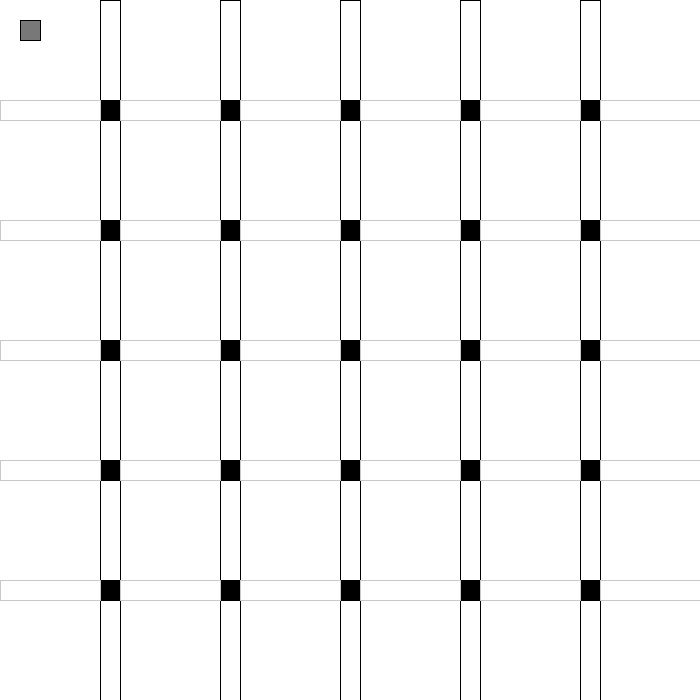
Frame 1 (no input)
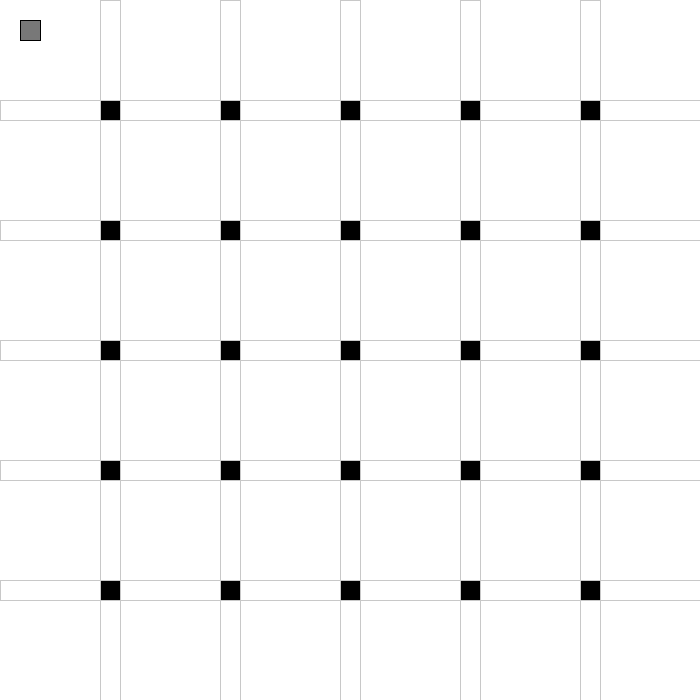
Frame 60 (the mouse pressed at the canvas centre just before this capture)
Frame 120 (the mouse held since frame 60 and released just before this capture): identical to frame 60, image omitted

The Processing sketch that drew these frames (run headless with seeded random() and noise(); from frame 60 on, the mouse is pressed at the canvas centre):

// Processing sketch: maze_lol
// ── maze_lol.pde
int state = 1;
boolean solveMaze = true;

int [][] verticalVariables = new int [30][3];
Verticalwall [] verticalwalls = new Verticalwall[30];

int [][] horizontalVariables = new int [30][3];
Horizontalwall [] horizontalwalls = new Horizontalwall[30];

boolean [][] wasHere =  new boolean [width][height];
boolean [][] correctPath = new boolean [width] [height];
int startX = 0, startY = 0;
int end, endX = 10, endY = 10;

void setup() {
  size(700,700); 
  background(255);
  fill(120);
  rect(20,20,20,20);
}

void draw(){ 
switch(state) {
  case 1: 
  buildMaze();
  
  break;
  
  case 2: 
  
  if (solveMaze) {
  
  for (int x = 0; x < myMaze.length; x++) {
    for (int y = 0; y<myMaze[x].length; y++) {
      wasHere[x][y] = false;
      correctPath[x][y] = false;
    }
  }

 boolean b = recursiveSolve(startX,startY);
 if (b){
   
   //for (int i = 0; i < correctPath.length; i ++) {
   //  for (int j = 0; j < correctPath[i].length; j++) {
       
   //    if (correctPath[i][j]) {
   //      fill (255, 0, 255);
   //    } else { fill( 0);}
   //    rect (20 + (j*20), 20 + (i *20), 20, 20);
   //  }
   //}
   
 }
 solveMaze = false;
 state = 3;  
  }
 break;
 
 case 3:
 
 break;
}
}

// ── buildMaze.pde
Verticalwall vv;
Horizontalwall hh;
boolean [] wallPressed = new boolean [30]; 
boolean [] wallPressedH = new boolean [30]; 
int [] vvwalls = new int [30];
int [] hhwalls = new int [30];

void buildMaze (){ 
verticalVariables = verticalHell();
horizontalVariables = horizontalHell();

for (int i = 100; i<700; i=i+120) {
  for (int j = 100; j<700; j=j+120) {
  fill(0);
  rect(i, j, 20, 20);
}
}
  
for (int i = 0; i < 30; i ++ ) {  

          if (wallPressed[i]) {
           vvwalls[i] = 1;
         } else {
            vvwalls[i] = 0;
         }

         vv = new Verticalwall(verticalVariables[i][1], verticalVariables [i][2], wallPressed[i]);
         vv.display();  
    
}

for (int i = 0; i < 30; i ++ ) {  

          if (wallPressedH[i]) {
           hhwalls[i] = 1;
         } else {
            hhwalls[i] = 0;
         }
         hh = new Horizontalwall(horizontalVariables[i][1], horizontalVariables[i][2], wallPressedH[i]);
         hh.display();  
    
}

}
 
 
class Verticalwall{
  
  int xpos, ypos;
  boolean status;
  boolean show; 
  color fill; 
  
  
  Verticalwall (int tempXpos, int tempYpos, boolean tempStatus) {
    xpos = tempXpos;
    ypos = tempYpos;
    status = tempStatus;
    
  }

  void display() {
    
    if (!status) {
       fill(255);
    } else if (status) {
      fill (0);
    }    
    rect (xpos, ypos, 20, 100); 
  }; 

}

class Horizontalwall{
  
  int xpos, ypos;
  boolean status;
  boolean show; 
  color fill; 
  
  
  Horizontalwall (int tempXpos, int tempYpos, boolean tempStatus) {
    xpos = tempXpos;
    ypos = tempYpos;
    status = tempStatus;
    
  }

  void display() {
    stroke(200);
    if (!status) {
       fill(255);
    } else if (status) {
      fill (0);
    }    
    rect (xpos, ypos, 100, 20); 
  }; 

}

// ── mousePressed.pde
void mousePressed() {
  verticalClicked();
  horizontalClicked();
  startSolving();
}

void verticalClicked() {
  for (int e = 0; e < verticalwalls.length; e++) {
    if (mouseX >= verticalVariables[e][1] && mouseX <= verticalVariables[e][1] + 20 
    && mouseY >= verticalVariables[e][2] && mouseY <= verticalVariables[e][2] + 100) {    
      if (wallPressed[e]==false) {
          wallPressed[e] = true;
          }
          else {
            wallPressed[e] = false;
          }
    }
  }
}

void horizontalClicked() {
  for (int e = 0; e < horizontalwalls.length; e++) {
    if (mouseX >= horizontalVariables[e][1] && mouseX <= horizontalVariables[e][1] + 100 
    && mouseY >= horizontalVariables[e][2] && mouseY <= horizontalVariables[e][2] + 20) {    
      if (wallPressedH[e]==false) {
          wallPressedH[e] = true;
          }
          else {
            wallPressedH[e] = false;
          }
        
    }
  }
}

void startSolving() {

    if (mouseX >=  20 && mouseX <= 40 
    && mouseY >= 20 && mouseY <= 40) {    
     state = 2;
    }
  
}

// ── recursiveSolve.pde
boolean recursiveSolve(int x, int y) {
  
  
  
  if (x == endX && y == endY) { 
   println("Maze Solved");
   return true;
  }
   
   if (wasHere[x][y]) {
     println("Already Here At " + x + "+" + y);
     correctPath[x][y] = false;

     return false;
   }
   
   if (myMaze[x][y] == 1) {
     println("Wrong path at " + x + y);
     return false;

   }
  
  if (myMaze[x][y] == 0) {
    println("At Valid Position "+ x+ "+"+ y);
    wasHere[x][y] = true;
    fill(0);
          rect(x*120, y*120, 20,20);
    
        if (x != 0) {
            if (recursiveSolve(x-1, y)) { 
                correctPath[x][y] = true; 
                return true;
            }
        }
        if (x != myMaze.length - 1) { 
            if (recursiveSolve(x+1, y)) { 
                correctPath[x][y] = true;
                return true;
            }
        }
        if (y != 0) { 
            if (recursiveSolve(x, y-1)) { 
                correctPath[x][y] = true;
                return true;
            }
        }
        if (y != myMaze[x].length - 1) {
            if (recursiveSolve(x, y+1)) { 
                correctPath[x][y] = true;
                return true;
            }
        }
  }
return false;
}

// ── variableDump.pde
// 0 = no wall 
// 1 = there is a wall

int path = 0, pole = 1;

int s = 120; 
int twenty = 20, hundred = 100;


// vertical wall placements
int [][]verticalHell() {
    
  
int [][] verticalWorld = new int[30] [3];
  
  int [][] coordinates = {
    {100, 0}, {220, 0},  {340, 0} , {460, 0} , {580, 0}, 
    {100, 120}, {220, 120},  {340, 120} , {460, 120} , {580, 120},
    {100, 240}, {220, 240},  {340, 240} , {460, 240} , {580, 240},
    {100, 360}, {220, 360},  {340, 360} , {460, 360} , {580, 360},
    {100, 480}, {220, 480},  {340, 480} , {460, 480} , {580, 480},
    {100, 600}, {220, 600},  {340, 600} , {460, 600} , {580, 600},
  };
  
  for (int i = 0; i < 30; i++) {
  verticalWorld[i][0] = vvwalls[i];      
  verticalWorld[i][1] = coordinates[i][0];
  verticalWorld[i][2] = coordinates[i][1];
  }
      
  return verticalWorld;
    
};

int [][]horizontalHell() {
    
  
int [][] horizontalWorld = new int[30] [3];
  
  int [][] coordinates = {
   {0,100}, {120, 100}, {240, 100}, {360, 100}, {480, 100}, {600,100},
   {0,220}, {120, 220}, {240, 220}, {360, 220}, {480, 220}, {600,220},
   {0,340}, {120, 340}, {240, 340}, {360, 340}, {480, 340}, {600,340},
   {0,460}, {120, 460}, {240, 460}, {360, 460}, {480, 460}, {600,460},
   {0,580}, {120, 580}, {240, 580}, {360, 580}, {480, 580}, {600,580},
  };
  
  for (int i = 0; i < 30; i++) {
  horizontalWorld[i][0] = hhwalls[i];      
  horizontalWorld[i][1] = coordinates[i][0];
  horizontalWorld[i][2] = coordinates[i][1];
  }
      
  return horizontalWorld;
    
};


// actual maze itself that algorithm uses to solve 



int [][] myMaze = {  

{path, vvwalls[0], path, vvwalls[1], path, vvwalls[2], path, vvwalls[3], path, vvwalls[4], path},

{hhwalls[0], pole, hhwalls[1], pole, hhwalls[2], pole, hhwalls[3], pole, hhwalls[4], pole, hhwalls[5]},

{path, vvwalls[5], path, vvwalls[6], path, vvwalls[7], path, vvwalls[8], path, vvwalls[9], path},

{hhwalls[6], pole, hhwalls[7], pole, hhwalls[8], pole, hhwalls[9], pole, hhwalls[10], pole, hhwalls[11]},

{path, vvwalls[10], path, vvwalls[11], path, vvwalls[12], path, vvwalls[13], path, vvwalls[14], path, vvwalls[15], path},

{hhwalls[12], pole, hhwalls[13], pole, hhwalls[14], pole, hhwalls[15], pole, hhwalls[16], pole, hhwalls[17]},

{path, vvwalls[15], path, vvwalls[16], path, vvwalls[17], path, vvwalls[18], path, vvwalls[19], path},

{hhwalls[8], pole, hhwalls[19], pole, hhwalls[20], pole, hhwalls[21], pole, hhwalls[22], pole, hhwalls[23]},

{path, vvwalls[20], path, vvwalls[21], path, vvwalls[22], path, vvwalls[23], path, vvwalls[24], path},

{hhwalls[24], pole, hhwalls[25], pole, hhwalls[26], pole, hhwalls[27], pole, hhwalls[28], pole, hhwalls[29]},

{path, vvwalls[25], path, vvwalls[26], path, vvwalls[27], path, vvwalls[28], path, vvwalls[29], path},


}; 




 


      
      
      
